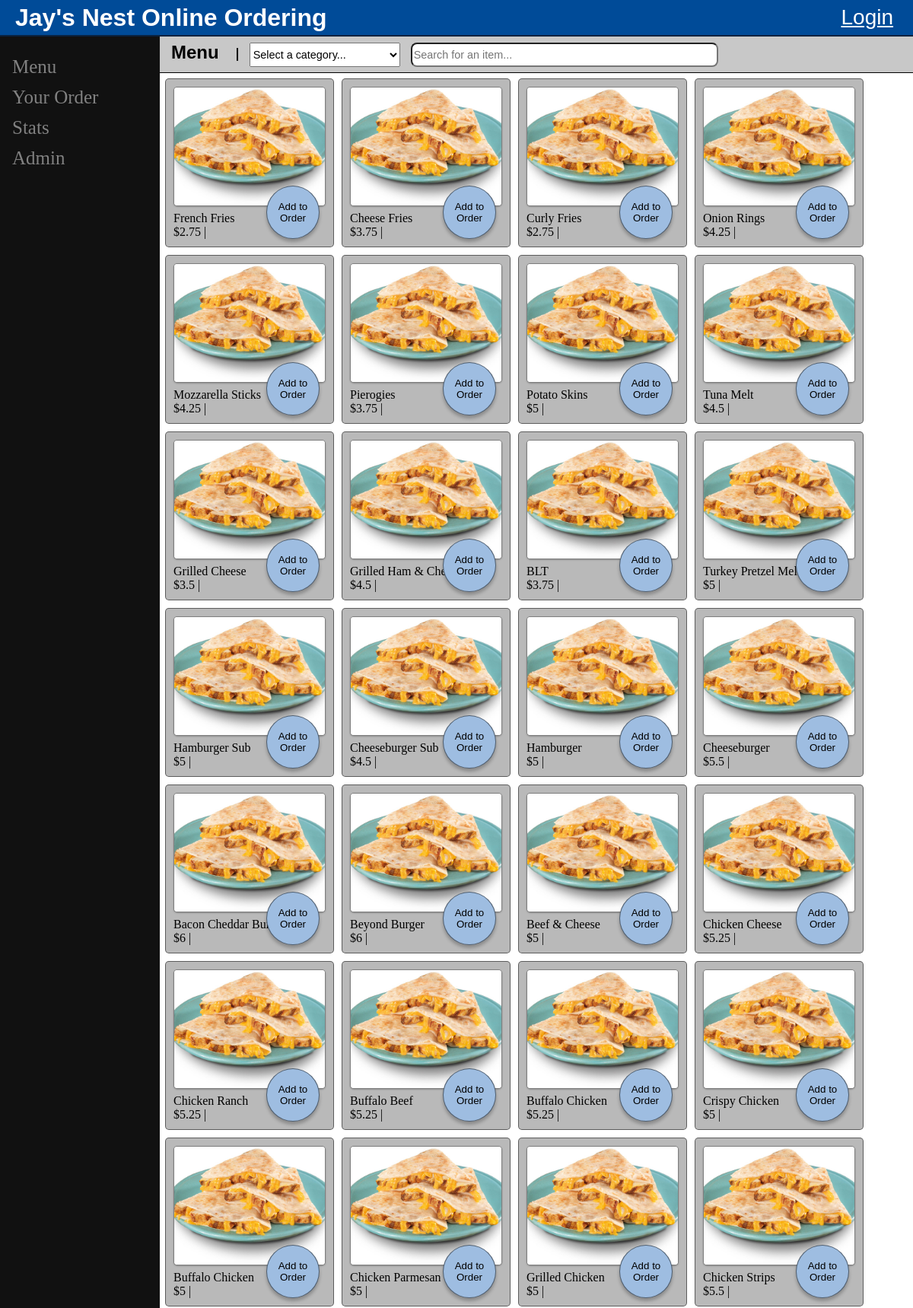
The page /old/index.php (upper part) on the database its author committed.
### tables this page shows
CREATE TABLE IF NOT EXISTS `menu` (`itemID` INT NOT NULL AUTO_INCREMENT,
`itemName` VARCHAR(45) NOT NULL,`category` VARCHAR(45) NULL DEFAULT NULL,
`price` DOUBLE NULL DEFAULT NULL, `description` VARCHAR(200) NULL DEFAULT NULL,
`calories` INTEGER NULL DEFAULT NULL, `isAvailable` BOOLEAN NULL DEFAULT 1, `imgDir` VARCHAR(200) NULL DEFAULT NULL,
PRIMARY KEY(`itemID`));

### functions/menuFunctions.php (the view, shortened to what this page needs)
<?php
function  displayMenu(){
    $pdo = connect_to_db();
    $stmt = $pdo->prepare("SELECT * FROM menu WHERE isAvailable=:available");
    $stmt->execute([':available' => 1]);
    $data = $stmt->fetchall();
    foreach ($data as $item){
        displayItem($item['itemName'],$item['price'],$item['category'],$item['description'],$item['calories'],$item['isAvailable']);
    }
}
function displayItem($itemName, $price, $category, $description, $calories, $available){
    echo '
    <div class="menu-item">
        <img src="../img/filler-food.jpg">
        <p class="cat">'.$category.'</p>
        <p class="item-name">'.$itemName.'<br> $'.$price.'  |</p>
        <button type="button" class="order-button"> Add to Order </button>
    </div>
    ';
}
?>

### old/index.php (shortened to what this page needs)
<!DOCTYPE html>
<html lang="en">
<head>
    <link rel="stylesheet" href="style.css">
</head>
<body>
    <?PHP
    require('header.php');
    require("functions/menuFunctions.php");
    ?>
    <div class="main">
        <?php
        require('navbar.php');
        ?>
        <div id='menu'>
            <div id='subheader'>
                <h2>Menu</h2>
                <div id='vert-spacer'></div>
                <?php
                    require('filters.php');
                ?>
            </div>
            <?php
            require('menu.php');
            ?>
        </div>
    </div>
</body>
</html>

### old/header.php
<div id="header-container">
    <h1 class="header-title">Jay's Nest Online Ordering</h1>
    <a class="login-button" href="#">Login</a>
</div>

### navbar.php
<div class="sidenav">
  <a href="index.php" class="" >Menu</a>
  <div id="yoder"><a href="cart.php" class="">Your Order<div id="mobile-order-icon">0</div></a></div>
  <a href="stats.php" class="" >Stats</a>
  <a href="admin.php" class="" >Admin</a>
</div>

### filters.php (shortened to what this page needs)
<select type="select" id="cat-input" onchange="filterMenu()" placeholder="">
    <option value="">Select a category...</option>
</select>
<input type="text" id="filter-input" onkeyup="filterMenu()" placeholder="Search for an item...">

### menu.php
<div id="menu-container">
    <?php
        displayMenu();
    ?>
</div>

### style.css (style rules this page uses)
html, body { height: 100%; margin: 0; padding: 0; font-family:'Verdana'; }
body { scrollbar-gutter: stable; overflow: hidden; display: flex; flex-direction: column; }
h1, h2, h3 { font-family: 'Trebuchet MS', 'Lucida Sans Unicode', 'Lucida Grande', 'Lucida Sans', Arial, sans-serif; }
#header-container { height: 50px; background-color: #004B98; border-bottom: 2px solid #0A2240; display: flex; flex-wrap: wrap; justify-content: space-between; align-items: center; margin: 0; padding: 0px 16px; color: white; }
.header-title { text-align: left; margin: 0; padding: 4px; }
.login-button { font-family: 'Trebuchet MS', 'Lucida Sans Unicode', 'Lucida Grande', 'Lucida Sans', Arial, sans-serif; font-size: 28px; margin: 0; margin-right: 10px; color: white; }
.main { height: 100%; padding: 0px; display: flex; flex-direction: row; }
#menu-container { height: calc(100vh - 100px); width: calc(100vw - 214px); display: flex; flex-wrap: wrap; justify-content: left; align-content: flex-start; overflow-y: scroll; align-content: flex-start; border-top: 1px solid black; background-color: white;padding: 2px; }
.sidenav { min-width: 210px; background-color: #111; padding-top: 20px; }
.sidenav a { padding: 6px 12px 6px 16px; text-decoration: none; font-size: 25px; color: #818181; display: block; }
#subheader { background-color: #C8C8C8; padding-top: 7px; padding-bottom: 7px; }
#subheader h2 { margin-top: 0; margin-bottom: 0; margin-right: 4px; margin-left: 15px; display:inline; }
#vert-spacer { margin: 2px 15px; height: 24px; border-left: solid 2px black; display:inline; }
#subheader input,#subheader select { display:inline; font-size: 90%; padding-top:6px; padding-bottom:6px; margin-right: 10px; }
#subheader input { width:40%; border-radius: 8px; }
#subheader select { width:20%; min-width: 150px; }
.menu-item { margin: 5px; padding: 10px; height: 200px; width: 200px; display: flex; justify-content: end; flex-direction: column; background: #B9B9B9; border: 1px solid rgba(0, 0, 0, 0.5); border-radius: 5px; position: relative; }
.menu-item > p { margin: 7px 0px 0px 0px; }
.menu-item > img { height: 100%; object-fit: cover; overflow: hidden; border-radius: 4px; background: #FFFFFF; border: 1px solid rgba(0, 0, 0, 0.5); box-shadow: 0px 1px 2px rgba(0, 0, 0, 0.25); border-radius: 5px; }
.order-button { width: 70px; height: 70px; box-sizing: border-box; border-radius: 50%; position: absolute; left: 60%; background: linear-gradient(0deg, #9EBDE1, #9EBDE1), #9EE1A5; border: 1px solid rgba(0, 0, 0, 0.5); box-shadow: 0px 4px 4px rgba(0, 0, 0, 0.25); }

### rows shown on the page
menu: itemName "French Fries", price "2.75"
menu: itemName "Cheese Fries", price "3.75"
menu: itemName "Curly Fries", price "2.75"
menu: itemName "Onion Rings", price "4.25"
menu: itemName "Mozzarella Sticks", price "4.25"
menu: itemName "Pierogies", price "3.75"
menu: itemName "Potato Skins", price "5"
menu: itemName "Tuna Melt", price "4.5"
menu: itemName "Grilled Cheese", price "3.5"
menu: itemName "Grilled Ham & Cheese", price "4.5"
menu: itemName "BLT", price "3.75"
menu: itemName "Turkey Pretzel Melt", price "5"
menu: itemName "Hamburger Sub", price "5"
menu: itemName "Cheeseburger Sub", price "4.5"
menu: itemName "Hamburger", price "5"
menu: itemName "Cheeseburger", price "5.5"
menu: itemName "Bacon Cheddar Burger", price "6"
menu: itemName "Beyond Burger", price "6"
menu: itemName "Beef & Cheese", price "5"
menu: itemName "Chicken Cheese", price "5.25"
menu: itemName "Chicken Ranch", price "5.25"
menu: itemName "Buffalo Beef", price "5.25"
menu: itemName "Buffalo Chicken", price "5.25"
menu: itemName "Crispy Chicken", price "5"
menu: itemName "Buffalo Chicken", price "5"
menu: itemName "Chicken Parmesan", price "5"
menu: itemName "Grilled Chicken", price "5"
menu: itemName "Chicken Strips", price "5.5"
